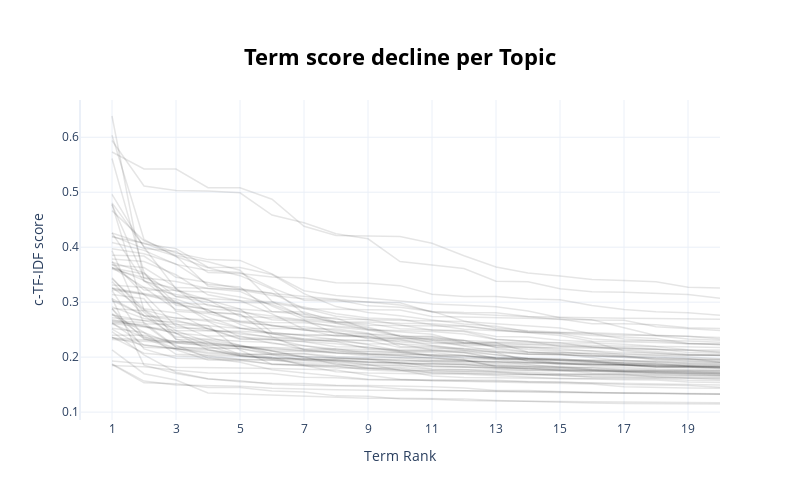

Notebook source saved alongside this figure:
### Code cell
# To visualize the Term score per topic 
rank_vis = topic_model.visualize_term_rank()
rank_vis

### Figure 1 — Plotly figure (JSON) as saved in the notebook; plotly's stock layout.template omitted (floating-point values rounded to 4 significant figures)
{"data": [{"hovertext": "<b>Topic -1</b>:수시_ac_www_정시_kr_히딩크_모집_전형_수능_총장_경쟁", "line": {"color": "black", "width": 1.5}, "mode": "lines+lines", "name": "", "opacity": 0.1, "type": "scatter", "x": [1, 2, 3, 4, 5, 6, 7, 8, 9, 10, 11, 12, 13, 14, 15, 16, 17, 18, 19, 20], "y": [0.1867, 0.1532, 0.1514, 0.1449, 0.1447, 0.1384, 0.1368, 0.1296, 0.1289, 0.1241, 0.1233, 0.1209, 0.1204, 0.12, 0.1191, 0.1182, 0.1179, 0.1179, 0.1173, 0.1171]}, {"hovertext": "<b>Topic 0</b>:20_예비_지정_외국어_탐구_수리_대학생_선교사_과목_신청_번역", "line": {"color": "black", "width": 1.5}, "mode": "lines+lines", "name": "", "opacity": 0.1, "type": "scatter", "x": [1, 2, 3, 4, 5, 6, 7, 8, 9, 10, 11, 12, 13, 14, 15, 16, 17, 18, 19, 20], "y": [0.2132, 0.1699, 0.1584, 0.1347, 0.1329, 0.1309, 0.1281, 0.127, 0.1253, 0.1251, 0.1244, 0.1237, 0.1211, 0.1193, 0.1189, 0.1167, 0.1159, 0.1157, 0.1152, 0.1148]}, {"hovertext": "<b>Topic 1</b>:ai_로봇_백신_인공지능_진화_유전자_유네스코_인간_창조_창업_", "line": {"color": "black", "width": 1.5}, "mode": "lines+lines", "name": "", "opacity": 0.1, "type": "scatter", "x": [1, 2, 3, 4, 5, 6, 7, 8, 9, 10, 11, 12, 13, 14, 15, 16, 17, 18, 19, 20], "y": [0.2628, 0.2219, 0.2151, 0.2125, 0.2029, 0.196, 0.1869, 0.1852, 0.1852, 0.184, 0.1827, 0.1816, 0.1787, 0.176, 0.1751, 0.1747, 0.1732, 0.1731, 0.1721, 0.1705]}, {"hovertext": "<b>Topic 2</b>:30_피지_학과_인원_공학_제외_학부_기증_학년도_특수_마을_선", "line": {"color": "black", "width": 1.5}, "mode": "lines+lines", "name": "", "opacity": 0.1, "type": "scatter", "x": [1, 2, 3, 4, 5, 6, 7, 8, 9, 10, 11, 12, 13, 14, 15, 16, 17, 18, 19, 20], "y": [0.2466, 0.204, 0.1726, 0.1606, 0.1553, 0.1526, 0.1522, 0.1491, 0.1484, 0.1473, 0.146, 0.1437, 0.1395, 0.1391, 0.137, 0.1351, 0.1348, 0.1344, 0.1337, 0.1336]}, {"hovertext": "<b>Topic 3</b>:퀴어_누리_동성애_동성애자_행사_본부_고등학교_시민_회장_연합회", "line": {"color": "black", "width": 1.5}, "mode": "lines+lines", "name": "", "opacity": 0.1, "type": "scatter", "x": [1, 2, 3, 4, 5, 6, 7, 8, 9, 10, 11, 12, 13, 14, 15, 16, 17, 18, 19, 20], "y": [0.2793, 0.2449, 0.2218, 0.1985, 0.1907, 0.1769, 0.1712, 0.1653, 0.16, 0.1591, 0.159, 0.1583, 0.1582, 0.1552, 0.1543, 0.1542, 0.1523, 0.1512, 0.1501, 0.1492]}, {"hovertext": "<b>Topic 4</b>:반영_순위_평판_부친상_비율_이승만_레이저_장례식장_발인_모집_", "line": {"color": "black", "width": 1.5}, "mode": "lines+lines", "name": "", "opacity": 0.1, "type": "scatter", "x": [1, 2, 3, 4, 5, 6, 7, 8, 9, 10, 11, 12, 13, 14, 15, 16, 17, 18, 19, 20], "y": [0.1846, 0.1826, 0.1762, 0.1713, 0.1708, 0.1702, 0.1635, 0.1624, 0.1591, 0.1588, 0.1576, 0.1573, 0.1562, 0.1556, 0.1548, 0.1524, 0.1501, 0.1495, 0.1487, 0.145]}, {"hovertext": "<b>Topic 5</b>:지진_15_옥수수_건물_발생_북구_대피_여진_외벽_진동_오빠_이", "line": {"color": "black", "width": 1.5}, "mode": "lines+lines", "name": "", "opacity": 0.1, "type": "scatter", "x": [1, 2, 3, 4, 5, 6, 7, 8, 9, 10, 11, 12, 13, 14, 15, 16, 17, 18, 19, 20], "y": [0.3065, 0.2754, 0.2671, 0.2517, 0.2328, 0.2321, 0.2286, 0.2242, 0.2175, 0.2119, 0.2118, 0.2074, 0.1979, 0.1943, 0.1868, 0.1864, 0.1863, 0.1824, 0.1812, 0.1795]}, {"hovertext": "<b>Topic 6</b>:지정_건대_통합_10_사정관_선정_도립_옥수수_비례_김여정_디자", "line": {"color": "black", "width": 1.5}, "mode": "lines+lines", "name": "", "opacity": 0.1, "type": "scatter", "x": [1, 2, 3, 4, 5, 6, 7, 8, 9, 10, 11, 12, 13, 14, 15, 16, 17, 18, 19, 20], "y": [0.193, 0.1881, 0.1815, 0.1803, 0.1801, 0.1794, 0.1777, 0.1768, 0.167, 0.16, 0.1572, 0.1559, 0.1544, 0.1527, 0.1522, 0.1511, 0.1462, 0.1448, 0.1438, 0.1436]}, {"hovertext": "<b>Topic 7</b>:통일부_헌법_단군_헌재_민원_학칙_개성_재판_전단_공단_과장_동", "line": {"color": "black", "width": 1.5}, "mode": "lines+lines", "name": "", "opacity": 0.1, "type": "scatter", "x": [1, 2, 3, 4, 5, 6, 7, 8, 9, 10, 11, 12, 13, 14, 15, 16, 17, 18, 19, 20], "y": [0.2356, 0.2223, 0.2155, 0.2067, 0.2035, 0.1987, 0.1972, 0.1965, 0.1964, 0.1885, 0.1875, 0.1872, 0.1805, 0.1795, 0.1759, 0.171, 0.1707, 0.1698, 0.1681, 0.1665]}, {"hovertext": "<b>Topic 8</b>:발인_대회_혐오_재판_한국어_분권_모친상_후보_방송_교포_부문_", "line": {"color": "black", "width": 1.5}, "mode": "lines+lines", "name": "", "opacity": 0.1, "type": "scatter", "x": [1, 2, 3, 4, 5, 6, 7, 8, 9, 10, 11, 12, 13, 14, 15, 16, 17, 18, 19, 20], "y": [0.1877, 0.1565, 0.1493, 0.1484, 0.1469, 0.1433, 0.1416, 0.1407, 0.1397, 0.1395, 0.1392, 0.1388, 0.1373, 0.1358, 0.1355, 0.1353, 0.1353, 0.1348, 0.1332, 0.1326]}, {"hovertext": "<b>Topic 9</b>:미사일_발사_icbm_도발_탄도_slbm_중거리_타격_단거리_잠", "line": {"color": "black", "width": 1.5}, "mode": "lines+lines", "name": "", "opacity": 0.1, "type": "scatter", "x": [1, 2, 3, 4, 5, 6, 7, 8, 9, 10, 11, 12, 13, 14, 15, 16, 17, 18, 19, 20], "y": [0.3731, 0.3533, 0.3102, 0.307, 0.3029, 0.2788, 0.2507, 0.2378, 0.2372, 0.2276, 0.225, 0.2245, 0.2206, 0.2195, 0.2153, 0.2108, 0.2045, 0.2044, 0.2038, 0.2033]}, {"hovertext": "<b>Topic 10</b>:25_블로그_가족_성경_대안_모친상_병원_입국_청년_유해_nl", "line": {"color": "black", "width": 1.5}, "mode": "lines+lines", "name": "", "opacity": 0.1, "type": "scatter", "x": [1, 2, 3, 4, 5, 6, 7, 8, 9, 10, 11, 12, 13, 14, 15, 16, 17, 18, 19, 20], "y": [0.3069, 0.1855, 0.1702, 0.1601, 0.157, 0.1506, 0.149, 0.1477, 0.1467, 0.1424, 0.1397, 0.1387, 0.138, 0.1374, 0.1373, 0.1363, 0.1345, 0.1333, 0.1331, 0.1327]}, {"hovertext": "<b>Topic 11</b>:중국_주석_외교_회담_시진핑_정상_일본_갈등_동맹_방중_사드_", "line": {"color": "black", "width": 1.5}, "mode": "lines+lines", "name": "", "opacity": 0.1, "type": "scatter", "x": [1, 2, 3, 4, 5, 6, 7, 8, 9, 10, 11, 12, 13, 14, 15, 16, 17, 18, 19, 20], "y": [0.3374, 0.2757, 0.2367, 0.2328, 0.2291, 0.2267, 0.2139, 0.208, 0.2052, 0.2043, 0.2039, 0.2031, 0.1988, 0.1971, 0.1888, 0.1866, 0.1858, 0.1854, 0.185, 0.1836]}, {"hovertext": "<b>Topic 12</b>:지소_미아_종료_오바마_안보_전쟁_종전_양국_평화_방위비_레드", "line": {"color": "black", "width": 1.5}, "mode": "lines+lines", "name": "", "opacity": 0.1, "type": "scatter", "x": [1, 2, 3, 4, 5, 6, 7, 8, 9, 10, 11, 12, 13, 14, 15, 16, 17, 18, 19, 20], "y": [0.266, 0.263, 0.2187, 0.2143, 0.2018, 0.1998, 0.1976, 0.1944, 0.1911, 0.1899, 0.1828, 0.1827, 0.1812, 0.1802, 0.1778, 0.1769, 0.1756, 0.1756, 0.1751, 0.1746]}, {"hovertext": "<b>Topic 13</b>:김치_벽돌_코스타_선교_논술_학력_유산균_강연_최저_이스트_학", "line": {"color": "black", "width": 1.5}, "mode": "lines+lines", "name": "", "opacity": 0.1, "type": "scatter", "x": [1, 2, 3, 4, 5, 6, 7, 8, 9, 10, 11, 12, 13, 14, 15, 16, 17, 18, 19, 20], "y": [0.2653, 0.2568, 0.2434, 0.2127, 0.2072, 0.1998, 0.1847, 0.1801, 0.1795, 0.1795, 0.1712, 0.1704, 0.1693, 0.1691, 0.1691, 0.1688, 0.1685, 0.1639, 0.1627, 0.1627]}, {"hovertext": "<b>Topic 14</b>:트럼프_대통령_회담_북미_정상_도널드_친서_감축_미군_바이든_", "line": {"color": "black", "width": 1.5}, "mode": "lines+lines", "name": "", "opacity": 0.1, "type": "scatter", "x": [1, 2, 3, 4, 5, 6, 7, 8, 9, 10, 11, 12, 13, 14, 15, 16, 17, 18, 19, 20], "y": [0.3938, 0.2606, 0.2593, 0.257, 0.2522, 0.2443, 0.24, 0.2388, 0.2388, 0.2323, 0.2212, 0.2155, 0.2148, 0.2086, 0.2077, 0.2075, 0.2062, 0.2034, 0.2006, 0.1969]}, {"hovertext": "<b>Topic 15</b>:28_esg_29_게임_발인_종료_진학_창업_실적_청년_글로벌", "line": {"color": "black", "width": 1.5}, "mode": "lines+lines", "name": "", "opacity": 0.1, "type": "scatter", "x": [1, 2, 3, 4, 5, 6, 7, 8, 9, 10, 11, 12, 13, 14, 15, 16, 17, 18, 19, 20], "y": [0.2715, 0.2665, 0.2642, 0.2575, 0.2129, 0.187, 0.1859, 0.1826, 0.1804, 0.1764, 0.1658, 0.163, 0.1624, 0.1621, 0.1612, 0.1601, 0.159, 0.1582, 0.1549, 0.154]}, {"hovertext": "<b>Topic 16</b>:지진_대피_피해_발생_아파트_여진_택시_건물_흥해읍_주민_북구", "line": {"color": "black", "width": 1.5}, "mode": "lines+lines", "name": "", "opacity": 0.1, "type": "scatter", "x": [1, 2, 3, 4, 5, 6, 7, 8, 9, 10, 11, 12, 13, 14, 15, 16, 17, 18, 19, 20], "y": [0.3263, 0.2864, 0.2485, 0.2471, 0.247, 0.2437, 0.233, 0.2282, 0.2157, 0.2137, 0.2135, 0.209, 0.1983, 0.1967, 0.1966, 0.1934, 0.1899, 0.1891, 0.1836, 0.1833]}, {"hovertext": "<b>Topic 17</b>:남북_비핵화_대북_종전_선언_대화_외교_회담_한반도_안보_방북", "line": {"color": "black", "width": 1.5}, "mode": "lines+lines", "name": "", "opacity": 0.1, "type": "scatter", "x": [1, 2, 3, 4, 5, 6, 7, 8, 9, 10, 11, 12, 13, 14, 15, 16, 17, 18, 19, 20], "y": [0.2511, 0.218, 0.2156, 0.209, 0.2056, 0.2054, 0.2007, 0.1979, 0.1957, 0.1955, 0.191, 0.1892, 0.1867, 0.1844, 0.1828, 0.1787, 0.1786, 0.1765, 0.176, 0.1753]}, {"hovertext": "<b>Topic 18</b>:50_중앙일보_교대_신대_교과_가톨릭_배터리_단계_대원_목포_", "line": {"color": "black", "width": 1.5}, "mode": "lines+lines", "name": "", "opacity": 0.1, "type": "scatter", "x": [1, 2, 3, 4, 5, 6, 7, 8, 9, 10, 11, 12, 13, 14, 15, 16, 17, 18, 19, 20], "y": [0.2363, 0.2071, 0.202, 0.2003, 0.1954, 0.1865, 0.1847, 0.1732, 0.171, 0.1695, 0.1694, 0.1687, 0.1662, 0.1648, 0.1613, 0.161, 0.1606, 0.1606, 0.1581, 0.1577]}, {"hovertext": "<b>Topic 19</b>:21_추천자_특차_23_피지_연극_세기_주제_우수_탐방_학교장", "line": {"color": "black", "width": 1.5}, "mode": "lines+lines", "name": "", "opacity": 0.1, "type": "scatter", "x": [1, 2, 3, 4, 5, 6, 7, 8, 9, 10, 11, 12, 13, 14, 15, 16, 17, 18, 19, 20], "y": [0.3213, 0.234, 0.2134, 0.195, 0.1935, 0.1879, 0.1843, 0.1835, 0.1765, 0.1738, 0.1719, 0.1706, 0.1685, 0.168, 0.1669, 0.1634, 0.1627, 0.162, 0.1616, 0.1591]}, {"hovertext": "<b>Topic 20</b>:19_만점_18_아이_친구_관광_학교장_개신교_개별_특기_비평", "line": {"color": "black", "width": 1.5}, "mode": "lines+lines", "name": "", "opacity": 0.1, "type": "scatter", "x": [1, 2, 3, 4, 5, 6, 7, 8, 9, 10, 11, 12, 13, 14, 15, 16, 17, 18, 19, 20], "y": [0.3141, 0.3064, 0.2322, 0.2314, 0.2216, 0.2118, 0.2005, 0.1867, 0.1819, 0.1813, 0.1774, 0.1771, 0.1758, 0.1754, 0.1749, 0.1748, 0.174, 0.1716, 0.1705, 0.1679]}, {"hovertext": "<b>Topic 21</b>:가산점_점수_사업단_분위_경선_베트남_연료_청소_실리콘밸리_영", "line": {"color": "black", "width": 1.5}, "mode": "lines+lines", "name": "", "opacity": 0.1, "type": "scatter", "x": [1, 2, 3, 4, 5, 6, 7, 8, 9, 10, 11, 12, 13, 14, 15, 16, 17, 18, 19, 20], "y": [0.2319, 0.2287, 0.2243, 0.2215, 0.2187, 0.2137, 0.2125, 0.2074, 0.2024, 0.1989, 0.1989, 0.1949, 0.1827, 0.1786, 0.1767, 0.1757, 0.173, 0.1712, 0.1705, 0.1705]}, {"hovertext": "<b>Topic 22</b>:10_태권_화학_12_판결_병역_파트_동성_사법_소수자_웃음_", "line": {"color": "black", "width": 1.5}, "mode": "lines+lines", "name": "", "opacity": 0.1, "type": "scatter", "x": [1, 2, 3, 4, 5, 6, 7, 8, 9, 10, 11, 12, 13, 14, 15, 16, 17, 18, 19, 20], "y": [0.288, 0.2327, 0.2261, 0.2204, 0.203, 0.1978, 0.1958, 0.1946, 0.1925, 0.1901, 0.1882, 0.1859, 0.1839, 0.183, 0.1822, 0.1816, 0.1813, 0.1783, 0.1778, 0.1766]}, {"hovertext": "<b>Topic 23</b>:미군_주한_지소_미아_종료_제재_외교_부시_대북_압박_오바마_", "line": {"color": "black", "width": 1.5}, "mode": "lines+lines", "name": "", "opacity": 0.1, "type": "scatter", "x": [1, 2, 3, 4, 5, 6, 7, 8, 9, 10, 11, 12, 13, 14, 15, 16, 17, 18, 19, 20], "y": [0.2397, 0.2396, 0.2279, 0.2253, 0.2193, 0.2173, 0.2159, 0.2155, 0.2067, 0.2057, 0.2048, 0.2031, 0.1955, 0.1897, 0.1876, 0.1864, 0.1856, 0.1818, 0.1817, 0.1817]}, {"hovertext": "<b>Topic 24</b>:교대_일괄_합산_적정_보직_공연_확정_인문_사립_편입_캠프_외", "line": {"color": "black", "width": 1.5}, "mode": "lines+lines", "name": "", "opacity": 0.1, "type": "scatter", "x": [1, 2, 3, 4, 5, 6, 7, 8, 9, 10, 11, 12, 13, 14, 15, 16, 17, 18, 19, 20], "y": [0.2348, 0.2311, 0.2279, 0.2253, 0.2206, 0.211, 0.1987, 0.1926, 0.1902, 0.188, 0.1875, 0.1859, 0.1836, 0.1827, 0.1796, 0.177, 0.1749, 0.1746, 0.174, 0.1715]}, {"hovertext": "<b>Topic 25</b>:회담_대화_정상_협정_안보_외교_협상_회의_평화_고위급_한반도", "line": {"color": "black", "width": 1.5}, "mode": "lines+lines", "name": "", "opacity": 0.1, "type": "scatter", "x": [1, 2, 3, 4, 5, 6, 7, 8, 9, 10, 11, 12, 13, 14, 15, 16, 17, 18, 19, 20], "y": [0.2685, 0.2557, 0.2479, 0.2274, 0.205, 0.2049, 0.2013, 0.1993, 0.1967, 0.1932, 0.1921, 0.1918, 0.1912, 0.1912, 0.1904, 0.1902, 0.1897, 0.1885, 0.1882, 0.1867]}, {"hovertext": "<b>Topic 26</b>:예수_지옥_하나님_동성애_교리_사랑_성경_진리_영원_구원_세상", "line": {"color": "black", "width": 1.5}, "mode": "lines+lines", "name": "", "opacity": 0.1, "type": "scatter", "x": [1, 2, 3, 4, 5, 6, 7, 8, 9, 10, 11, 12, 13, 14, 15, 16, 17, 18, 19, 20], "y": [0.3786, 0.3738, 0.3499, 0.3135, 0.3026, 0.3006, 0.2913, 0.279, 0.2712, 0.2689, 0.2589, 0.2508, 0.2479, 0.2448, 0.2426, 0.2328, 0.2299, 0.2297, 0.2244, 0.2244]}, {"hovertext": "<b>Topic 27</b>:발인_12_부친상_병원_세브_충원_란스_모친상_기부_성탄_등록", "line": {"color": "black", "width": 1.5}, "mode": "lines+lines", "name": "", "opacity": 0.1, "type": "scatter", "x": [1, 2, 3, 4, 5, 6, 7, 8, 9, 10, 11, 12, 13, 14, 15, 16, 17, 18, 19, 20], "y": [0.3243, 0.3143, 0.3021, 0.2663, 0.2525, 0.2525, 0.2521, 0.2511, 0.2439, 0.2194, 0.2188, 0.2122, 0.2042, 0.1977, 0.1954, 0.1943, 0.1943, 0.1909, 0.1898, 0.1898]}, {"hovertext": "<b>Topic 28</b>:유엔사_17_출장_작전_사령관_교사_인성_일보_전력_증원_사정", "line": {"color": "black", "width": 1.5}, "mode": "lines+lines", "name": "", "opacity": 0.1, "type": "scatter", "x": [1, 2, 3, 4, 5, 6, 7, 8, 9, 10, 11, 12, 13, 14, 15, 16, 17, 18, 19, 20], "y": [0.2915, 0.2703, 0.261, 0.2365, 0.2216, 0.2064, 0.2058, 0.1983, 0.1965, 0.1938, 0.1936, 0.1934, 0.1922, 0.1869, 0.181, 0.1765, 0.1737, 0.1712, 0.1705, 0.1696]}, {"hovertext": "<b>Topic 29</b>:00_특강_전지_송도_명회_박람회_진로_단지_유실_진학_디지털", "line": {"color": "black", "width": 1.5}, "mode": "lines+lines", "name": "", "opacity": 0.1, "type": "scatter", "x": [1, 2, 3, 4, 5, 6, 7, 8, 9, 10, 11, 12, 13, 14, 15, 16, 17, 18, 19, 20], "y": [0.478, 0.2858, 0.2706, 0.2679, 0.2648, 0.2577, 0.249, 0.2459, 0.2334, 0.2332, 0.2314, 0.2211, 0.2206, 0.2141, 0.2101, 0.2045, 0.2017, 0.2007, 0.1974, 0.1905]}, {"hovertext": "<b>Topic 30</b>:70_지수_보험_동맹_조약_미군_시행령_생명_분단_지속_기지_", "line": {"color": "black", "width": 1.5}, "mode": "lines+lines", "name": "", "opacity": 0.1, "type": "scatter", "x": [1, 2, 3, 4, 5, 6, 7, 8, 9, 10, 11, 12, 13, 14, 15, 16, 17, 18, 19, 20], "y": [0.3032, 0.2753, 0.2717, 0.2651, 0.2368, 0.2331, 0.2207, 0.212, 0.2047, 0.2028, 0.197, 0.1949, 0.1837, 0.182, 0.1806, 0.1805, 0.1768, 0.1748, 0.1735, 0.1734]}, {"hovertext": "<b>Topic 31</b>:재판관_법관_분과_헌법_만점_기도회_취업_등록금_재판소_지표_", "line": {"color": "black", "width": 1.5}, "mode": "lines+lines", "name": "", "opacity": 0.1, "type": "scatter", "x": [1, 2, 3, 4, 5, 6, 7, 8, 9, 10, 11, 12, 13, 14, 15, 16, 17, 18, 19, 20], "y": [0.2882, 0.2149, 0.1979, 0.196, 0.1951, 0.1945, 0.1897, 0.1889, 0.1796, 0.1765, 0.1755, 0.1744, 0.1723, 0.1682, 0.1682, 0.1672, 0.167, 0.1662, 0.1661, 0.165]}, {"hovertext": "<b>Topic 32</b>:인터넷_11_투스_지수_부문_300_자동차_삼성전자_10_모금", "line": {"color": "black", "width": 1.5}, "mode": "lines+lines", "name": "", "opacity": 0.1, "type": "scatter", "x": [1, 2, 3, 4, 5, 6, 7, 8, 9, 10, 11, 12, 13, 14, 15, 16, 17, 18, 19, 20], "y": [0.3622, 0.3512, 0.2977, 0.286, 0.2596, 0.242, 0.2412, 0.2401, 0.2372, 0.2241, 0.2128, 0.2118, 0.2084, 0.1926, 0.1893, 0.1843, 0.1842, 0.1822, 0.1821, 0.1793]}, {"hovertext": "<b>Topic 33</b>:트럼프_보좌관_북미_행정부_판문점_정상_회담_국무_바이든_대통", "line": {"color": "black", "width": 1.5}, "mode": "lines+lines", "name": "", "opacity": 0.1, "type": "scatter", "x": [1, 2, 3, 4, 5, 6, 7, 8, 9, 10, 11, 12, 13, 14, 15, 16, 17, 18, 19, 20], "y": [0.3256, 0.316, 0.3056, 0.2855, 0.2631, 0.258, 0.2493, 0.2444, 0.2347, 0.2346, 0.2331, 0.2248, 0.2238, 0.2227, 0.2203, 0.2189, 0.213, 0.2104, 0.2054, 0.2028]}, {"hovertext": "<b>Topic 34</b>:동포_100_식당_사정관_의혹_임금_검찰_여사_입학_의료_수사", "line": {"color": "black", "width": 1.5}, "mode": "lines+lines", "name": "", "opacity": 0.1, "type": "scatter", "x": [1, 2, 3, 4, 5, 6, 7, 8, 9, 10, 11, 12, 13, 14, 15, 16, 17, 18, 19, 20], "y": [0.2629, 0.2594, 0.218, 0.216, 0.2157, 0.2039, 0.1944, 0.1909, 0.1864, 0.1856, 0.1786, 0.1775, 0.1741, 0.1708, 0.166, 0.1649, 0.1646, 0.1639, 0.1616, 0.1614]}, {"hovertext": "<b>Topic 35</b>:남북_대남_nll_관계_한반도_북한_대북_담화_군사_제재_방역", "line": {"color": "black", "width": 1.5}, "mode": "lines+lines", "name": "", "opacity": 0.1, "type": "scatter", "x": [1, 2, 3, 4, 5, 6, 7, 8, 9, 10, 11, 12, 13, 14, 15, 16, 17, 18, 19, 20], "y": [0.2608, 0.2356, 0.2287, 0.2281, 0.2189, 0.2114, 0.2104, 0.2075, 0.2064, 0.2031, 0.1989, 0.1942, 0.1895, 0.1889, 0.1888, 0.188, 0.1865, 0.1849, 0.1844, 0.1817]}, {"hovertext": "<b>Topic 36</b>:바이오_지능_인공_인공지능_레이저_포스_유산균_벨트_ai_노조", "line": {"color": "black", "width": 1.5}, "mode": "lines+lines", "name": "", "opacity": 0.1, "type": "scatter", "x": [1, 2, 3, 4, 5, 6, 7, 8, 9, 10, 11, 12, 13, 14, 15, 16, 17, 18, 19, 20], "y": [0.3007, 0.2995, 0.2991, 0.2959, 0.2822, 0.2747, 0.2675, 0.2424, 0.242, 0.235, 0.2343, 0.2306, 0.2179, 0.2177, 0.2177, 0.216, 0.2153, 0.2147, 0.2129, 0.2087]}, {"hovertext": "<b>Topic 37</b>:검찰_수사_사법_금법_권위_행정_법원_법무부_조례_대법원_차별", "line": {"color": "black", "width": 1.5}, "mode": "lines+lines", "name": "", "opacity": 0.1, "type": "scatter", "x": [1, 2, 3, 4, 5, 6, 7, 8, 9, 10, 11, 12, 13, 14, 15, 16, 17, 18, 19, 20], "y": [0.3736, 0.3132, 0.2995, 0.2727, 0.2529, 0.2424, 0.2306, 0.2305, 0.2303, 0.2297, 0.2287, 0.2194, 0.2113, 0.206, 0.205, 0.2022, 0.2001, 0.1979, 0.197, 0.1943]}, {"hovertext": "<b>Topic 38</b>:영화_상영_코드_영화제_dna_영상_지지_소수자_소설_문장_제", "line": {"color": "black", "width": 1.5}, "mode": "lines+lines", "name": "", "opacity": 0.1, "type": "scatter", "x": [1, 2, 3, 4, 5, 6, 7, 8, 9, 10, 11, 12, 13, 14, 15, 16, 17, 18, 19, 20], "y": [0.6038, 0.4141, 0.383, 0.3626, 0.3482, 0.3237, 0.2792, 0.2691, 0.2687, 0.2591, 0.2489, 0.2467, 0.2326, 0.2283, 0.2263, 0.218, 0.216, 0.2147, 0.2117, 0.2105]}, {"hovertext": "<b>Topic 39</b>:80_대안_실업_전형_세계관_출신_카페_선진_진학_입시_하대_", "line": {"color": "black", "width": 1.5}, "mode": "lines+lines", "name": "", "opacity": 0.1, "type": "scatter", "x": [1, 2, 3, 4, 5, 6, 7, 8, 9, 10, 11, 12, 13, 14, 15, 16, 17, 18, 19, 20], "y": [0.2778, 0.2375, 0.2156, 0.2023, 0.1963, 0.1944, 0.1935, 0.1931, 0.1866, 0.1761, 0.1749, 0.1748, 0.1728, 0.1726, 0.1697, 0.1693, 0.1681, 0.1675, 0.1671, 0.1665]}, {"hovertext": "<b>Topic 40</b>:원자력_법률가_동해안_13_원전_클러스터_용서_기도회_지부_저", "line": {"color": "black", "width": 1.5}, "mode": "lines+lines", "name": "", "opacity": 0.1, "type": "scatter", "x": [1, 2, 3, 4, 5, 6, 7, 8, 9, 10, 11, 12, 13, 14, 15, 16, 17, 18, 19, 20], "y": [0.3629, 0.3271, 0.3139, 0.3039, 0.2879, 0.245, 0.2387, 0.232, 0.2303, 0.2173, 0.216, 0.2155, 0.2085, 0.2053, 0.2041, 0.203, 0.1994, 0.1961, 0.1935, 0.1914]}, {"hovertext": "<b>Topic 41</b>:채플_발인_소수자_공론_병원_외대_불안_강연회_비율_강좌_작품", "line": {"color": "black", "width": 1.5}, "mode": "lines+lines", "name": "", "opacity": 0.1, "type": "scatter", "x": [1, 2, 3, 4, 5, 6, 7, 8, 9, 10, 11, 12, 13, 14, 15, 16, 17, 18, 19, 20], "y": [0.2526, 0.2448, 0.2051, 0.2039, 0.2017, 0.1975, 0.1955, 0.1952, 0.1904, 0.1897, 0.1848, 0.1827, 0.181, 0.1783, 0.1769, 0.1757, 0.1751, 0.1733, 0.1721, 0.1718]}, {"hovertext": "<b>Topic 42</b>:사무_처장_초교_사무총장_국장_교사_대표_노조_변호사_상임_참", "line": {"color": "black", "width": 1.5}, "mode": "lines+lines", "name": "", "opacity": 0.1, "type": "scatter", "x": [1, 2, 3, 4, 5, 6, 7, 8, 9, 10, 11, 12, 13, 14, 15, 16, 17, 18, 19, 20], "y": [0.4776, 0.3446, 0.3204, 0.3185, 0.3096, 0.2957, 0.2745, 0.264, 0.2614, 0.2517, 0.2497, 0.2482, 0.2376, 0.2367, 0.2307, 0.2276, 0.2112, 0.2073, 0.2041, 0.204]}, {"hovertext": "<b>Topic 43</b>:26_입국_특보_대담_투스_벨트_울릉군_베트남_여행_ccc_울", "line": {"color": "black", "width": 1.5}, "mode": "lines+lines", "name": "", "opacity": 0.1, "type": "scatter", "x": [1, 2, 3, 4, 5, 6, 7, 8, 9, 10, 11, 12, 13, 14, 15, 16, 17, 18, 19, 20], "y": [0.3424, 0.2881, 0.2804, 0.251, 0.2421, 0.2366, 0.2332, 0.2324, 0.2226, 0.2118, 0.2106, 0.209, 0.2044, 0.1975, 0.1949, 0.1935, 0.1931, 0.1921, 0.1883, 0.1881]}, {"hovertext": "<b>Topic 44</b>:무급_휴직_전단_반환_방미_기지_공공_인상_근로자_대북_입국_", "line": {"color": "black", "width": 1.5}, "mode": "lines+lines", "name": "", "opacity": 0.1, "type": "scatter", "x": [1, 2, 3, 4, 5, 6, 7, 8, 9, 10, 11, 12, 13, 14, 15, 16, 17, 18, 19, 20], "y": [0.261, 0.2547, 0.2441, 0.2386, 0.2383, 0.225, 0.2209, 0.2148, 0.2138, 0.2116, 0.2023, 0.1972, 0.1957, 0.1956, 0.1935, 0.1909, 0.1859, 0.1831, 0.1826, 0.1821]}, {"hovertext": "<b>Topic 45</b>:구절_200_시국_상자_명회_조국_사범_실용_인문_400_캠페", "line": {"color": "black", "width": 1.5}, "mode": "lines+lines", "name": "", "opacity": 0.1, "type": "scatter", "x": [1, 2, 3, 4, 5, 6, 7, 8, 9, 10, 11, 12, 13, 14, 15, 16, 17, 18, 19, 20], "y": [0.2887, 0.2845, 0.2433, 0.2225, 0.2193, 0.2165, 0.2111, 0.2103, 0.2096, 0.209, 0.2016, 0.2013, 0.1997, 0.1988, 0.1967, 0.1927, 0.186, 0.1832, 0.1831, 0.1812]}, {"hovertext": "<b>Topic 46</b>:샘플_광고_변증_스타_포스코_데이터_학습_선교사_모델_일상_제", "line": {"color": "black", "width": 1.5}, "mode": "lines+lines", "name": "", "opacity": 0.1, "type": "scatter", "x": [1, 2, 3, 4, 5, 6, 7, 8, 9, 10, 11, 12, 13, 14, 15, 16, 17, 18, 19, 20], "y": [0.4962, 0.3998, 0.3241, 0.282, 0.2784, 0.2373, 0.2134, 0.2134, 0.211, 0.2083, 0.2038, 0.1988, 0.1976, 0.1971, 0.195, 0.1911, 0.1885, 0.187, 0.1842, 0.1829]}, {"hovertext": "<b>Topic 47</b>:신대_충남_교대_원대_가톨릭_목포_여대_외대_주대_남대_단국_", "line": {"color": "black", "width": 1.5}, "mode": "lines+lines", "name": "", "opacity": 0.1, "type": "scatter", "x": [1, 2, 3, 4, 5, 6, 7, 8, 9, 10, 11, 12, 13, 14, 15, 16, 17, 18, 19, 20], "y": [0.3674, 0.3629, 0.3267, 0.3258, 0.3237, 0.316, 0.3107, 0.3055, 0.3, 0.295, 0.2832, 0.2812, 0.2807, 0.2742, 0.2725, 0.271, 0.2706, 0.2703, 0.2691, 0.2688]}, {"hovertext": "<b>Topic 48</b>:24_폭파_기숙사_에너지_폐기_옥수수_행복_제어_스마트_상임_", "line": {"color": "black", "width": 1.5}, "mode": "lines+lines", "name": "", "opacity": 0.1, "type": "scatter", "x": [1, 2, 3, 4, 5, 6, 7, 8, 9, 10, 11, 12, 13, 14, 15, 16, 17, 18, 19, 20], "y": [0.3224, 0.3139, 0.2561, 0.2484, 0.2446, 0.2353, 0.2313, 0.2288, 0.2242, 0.224, 0.2208, 0.2139, 0.2099, 0.2053, 0.2052, 0.1994, 0.1932, 0.1931, 0.1925, 0.1908]}, {"hovertext": "<b>Topic 49</b>:23_주주_교차_법조_베트남_에너지_인공_분과_코로나_경력_임", "line": {"color": "black", "width": 1.5}, "mode": "lines+lines", "name": "", "opacity": 0.1, "type": "scatter", "x": [1, 2, 3, 4, 5, 6, 7, 8, 9, 10, 11, 12, 13, 14, 15, 16, 17, 18, 19, 20], "y": [0.2768, 0.2664, 0.253, 0.2526, 0.2338, 0.2318, 0.2281, 0.2188, 0.2187, 0.2092, 0.2083, 0.2026, 0.1973, 0.1946, 0.1944, 0.1926, 0.1887, 0.1865, 0.1863, 0.1851]}, {"hovertext": "<b>Topic 50</b>:sw_커닝_서해_유공자_직원_지열_정밀_100_익명_자격증_프", "line": {"color": "black", "width": 1.5}, "mode": "lines+lines", "name": "", "opacity": 0.1, "type": "scatter", "x": [1, 2, 3, 4, 5, 6, 7, 8, 9, 10, 11, 12, 13, 14, 15, 16, 17, 18, 19, 20], "y": [0.3444, 0.2816, 0.233, 0.2179, 0.2155, 0.2065, 0.2065, 0.2011, 0.1994, 0.1989, 0.1943, 0.1929, 0.1909, 0.1892, 0.189, 0.1879, 0.1858, 0.1847, 0.1834, 0.1807]}, {"hovertext": "<b>Topic 51</b>:지수_부문_자궁_명성_증권_지속_공기업_사회학_점수_상승_기도", "line": {"color": "black", "width": 1.5}, "mode": "lines+lines", "name": "", "opacity": 0.1, "type": "scatter", "x": [1, 2, 3, 4, 5, 6, 7, 8, 9, 10, 11, 12, 13, 14, 15, 16, 17, 18, 19, 20], "y": [0.4807, 0.4011, 0.3839, 0.3292, 0.322, 0.3123, 0.3064, 0.3046, 0.2933, 0.2909, 0.2832, 0.2656, 0.2531, 0.248, 0.2451, 0.2444, 0.242, 0.2391, 0.2332, 0.2307]}, {"hovertext": "<b>Topic 52</b>:자전거_종로_가격_도로_전지_광역_주택_노인_2020_기숙사_", "line": {"color": "black", "width": 1.5}, "mode": "lines+lines", "name": "", "opacity": 0.1, "type": "scatter", "x": [1, 2, 3, 4, 5, 6, 7, 8, 9, 10, 11, 12, 13, 14, 15, 16, 17, 18, 19, 20], "y": [0.5615, 0.3546, 0.2834, 0.2794, 0.2659, 0.2628, 0.2626, 0.2561, 0.2526, 0.2378, 0.2265, 0.2263, 0.2262, 0.2092, 0.2055, 0.2018, 0.2016, 0.1986, 0.1971, 0.1961]}, {"hovertext": "<b>Topic 53</b>:사정관_27_진로_독립운동_파크_입학_컨설팅_사학_정치범_진학", "line": {"color": "black", "width": 1.5}, "mode": "lines+lines", "name": "", "opacity": 0.1, "type": "scatter", "x": [1, 2, 3, 4, 5, 6, 7, 8, 9, 10, 11, 12, 13, 14, 15, 16, 17, 18, 19, 20], "y": [0.3311, 0.3266, 0.2866, 0.2817, 0.277, 0.2566, 0.2553, 0.2484, 0.2423, 0.2399, 0.2311, 0.2299, 0.2176, 0.2094, 0.2073, 0.2067, 0.202, 0.1953, 0.1951, 0.1947]}, {"hovertext": "<b>Topic 54</b>:고양이_길고양이_이승만_동물_tv_학대_박정희_마리_전쟁_경찰", "line": {"color": "black", "width": 1.5}, "mode": "lines+lines", "name": "", "opacity": 0.1, "type": "scatter", "x": [1, 2, 3, 4, 5, 6, 7, 8, 9, 10, 11, 12, 13, 14, 15, 16, 17, 18, 19, 20], "y": [0.4258, 0.4064, 0.3974, 0.3635, 0.3629, 0.3502, 0.3156, 0.292, 0.2813, 0.2752, 0.2674, 0.2605, 0.2564, 0.2467, 0.2437, 0.2393, 0.2369, 0.2341, 0.2254, 0.2227]}, {"hovertext": "<b>Topic 55</b>:커닝_레이저_국적_판결_추방_판사_스쿨_양심_자질_사법부_용어", "line": {"color": "black", "width": 1.5}, "mode": "lines+lines", "name": "", "opacity": 0.1, "type": "scatter", "x": [1, 2, 3, 4, 5, 6, 7, 8, 9, 10, 11, 12, 13, 14, 15, 16, 17, 18, 19, 20], "y": [0.3971, 0.388, 0.3695, 0.3322, 0.3276, 0.2826, 0.2781, 0.2618, 0.25, 0.2486, 0.2466, 0.242, 0.2322, 0.2288, 0.2196, 0.2185, 0.2177, 0.2146, 0.2084, 0.2072]}, {"hovertext": "<b>Topic 56</b>:14_차세대_세대_경연_어린이_복음_스타_발굴_그룹_다음_비중", "line": {"color": "black", "width": 1.5}, "mode": "lines+lines", "name": "", "opacity": 0.1, "type": "scatter", "x": [1, 2, 3, 4, 5, 6, 7, 8, 9, 10, 11, 12, 13, 14, 15, 16, 17, 18, 19, 20], "y": [0.426, 0.3378, 0.3249, 0.2937, 0.2875, 0.2833, 0.2824, 0.2641, 0.2582, 0.2577, 0.2562, 0.2562, 0.2495, 0.2441, 0.2394, 0.2287, 0.2278, 0.2269, 0.2243, 0.2229]}, {"hovertext": "<b>Topic 57</b>:인성_적성_면접_독자_구술_계열_추천자_전공_특기_인문_기준_", "line": {"color": "black", "width": 1.5}, "mode": "lines+lines", "name": "", "opacity": 0.1, "type": "scatter", "x": [1, 2, 3, 4, 5, 6, 7, 8, 9, 10, 11, 12, 13, 14, 15, 16, 17, 18, 19, 20], "y": [0.3698, 0.322, 0.3218, 0.3041, 0.2739, 0.2716, 0.2665, 0.2615, 0.2548, 0.2383, 0.2382, 0.2303, 0.2276, 0.226, 0.2258, 0.2256, 0.2233, 0.2196, 0.2179, 0.2176]}, {"hovertext": "<b>Topic 58</b>:법정_구속_혐의_후보_징역_조국_장관_법무부_주미_선고_전용_", "line": {"color": "black", "width": 1.5}, "mode": "lines+lines", "name": "", "opacity": 0.1, "type": "scatter", "x": [1, 2, 3, 4, 5, 6, 7, 8, 9, 10, 11, 12, 13, 14, 15, 16, 17, 18, 19, 20], "y": [0.4086, 0.3943, 0.3688, 0.3575, 0.354, 0.3261, 0.3035, 0.3019, 0.3015, 0.299, 0.2817, 0.2789, 0.2765, 0.2735, 0.2684, 0.2679, 0.2534, 0.2395, 0.2379, 0.2331]}, {"hovertext": "<b>Topic 59</b>:sma_무급_분담금_방위비_휴직_타결_근로자_미군_주한_분담_", "line": {"color": "black", "width": 1.5}, "mode": "lines+lines", "name": "", "opacity": 0.1, "type": "scatter", "x": [1, 2, 3, 4, 5, 6, 7, 8, 9, 10, 11, 12, 13, 14, 15, 16, 17, 18, 19, 20], "y": [0.5942, 0.5113, 0.5031, 0.5024, 0.499, 0.4585, 0.4445, 0.4245, 0.4153, 0.374, 0.3676, 0.3612, 0.338, 0.3371, 0.3243, 0.3191, 0.3179, 0.3163, 0.3141, 0.3069]}, {"hovertext": "<b>Topic 60</b>:인상_구매_방위비_파병_정당_분담금_통과_법안_투표_13_행정", "line": {"color": "black", "width": 1.5}, "mode": "lines+lines", "name": "", "opacity": 0.1, "type": "scatter", "x": [1, 2, 3, 4, 5, 6, 7, 8, 9, 10, 11, 12, 13, 14, 15, 16, 17, 18, 19, 20], "y": [0.3852, 0.3838, 0.3451, 0.3357, 0.3246, 0.3161, 0.288, 0.2877, 0.2862, 0.2857, 0.2739, 0.2732, 0.2718, 0.2693, 0.2692, 0.2607, 0.2607, 0.2589, 0.2534, 0.2523]}, {"hovertext": "<b>Topic 61</b>:총장_신학_학번_61_59_사모_순환_출신_설립자_하원_신대_", "line": {"color": "black", "width": 1.5}, "mode": "lines+lines", "name": "", "opacity": 0.1, "type": "scatter", "x": [1, 2, 3, 4, 5, 6, 7, 8, 9, 10, 11, 12, 13, 14, 15, 16, 17, 18, 19, 20], "y": [0.4206, 0.3974, 0.3928, 0.3538, 0.3522, 0.3459, 0.3444, 0.3351, 0.3343, 0.3301, 0.3144, 0.3105, 0.3102, 0.3059, 0.3043, 0.294, 0.2869, 0.2824, 0.2808, 0.2761]}, {"hovertext": "<b>Topic 62</b>:검정고시_주식_전년_학년도_학업_우울증_연습_중단_용역_하우스", "line": {"color": "black", "width": 1.5}, "mode": "lines+lines", "name": "", "opacity": 0.1, "type": "scatter", "x": [1, 2, 3, 4, 5, 6, 7, 8, 9, 10, 11, 12, 13, 14, 15, 16, 17, 18, 19, 20], "y": [0.4666, 0.4118, 0.3896, 0.3774, 0.376, 0.3516, 0.3208, 0.3122, 0.3075, 0.3015, 0.2965, 0.2944, 0.2916, 0.2838, 0.2718, 0.2676, 0.2671, 0.2553, 0.252, 0.2486]}, {"hovertext": "<b>Topic 63</b>:지선_전신_사고_모교_화상_이지선_55_치료_운전자_수술_재활", "line": {"color": "black", "width": 1.5}, "mode": "lines+lines", "name": "", "opacity": 0.1, "type": "scatter", "x": [1, 2, 3, 4, 5, 6, 7, 8, 9, 10, 11, 12, 13, 14, 15, 16, 17, 18, 19, 20], "y": [0.5733, 0.5423, 0.5422, 0.5082, 0.508, 0.4872, 0.438, 0.4213, 0.4206, 0.4195, 0.4073, 0.3845, 0.364, 0.3529, 0.3474, 0.3413, 0.3395, 0.337, 0.3273, 0.3257]}, {"hovertext": "<b>Topic 64</b>:사학_석사_학사_31_역임_도박_친서_박사_역사_학회_포스코_", "line": {"color": "black", "width": 1.5}, "mode": "lines+lines", "name": "", "opacity": 0.1, "type": "scatter", "x": [1, 2, 3, 4, 5, 6, 7, 8, 9, 10, 11, 12, 13, 14, 15, 16, 17, 18, 19, 20], "y": [0.4185, 0.4077, 0.3855, 0.3734, 0.3582, 0.3016, 0.2725, 0.2713, 0.2502, 0.2458, 0.2416, 0.2266, 0.2262, 0.2239, 0.2228, 0.2215, 0.2192, 0.219, 0.2136, 0.2129]}, {"hovertext": "<b>Topic 65</b>:통치_중립_주립_주임_일자리_편입_글로벌_가스_도청_도시_동성", "line": {"color": "black", "width": 1.5}, "mode": "lines+lines", "name": "", "opacity": 0.1, "type": "scatter", "x": [1, 2, 3, 4, 5, 6, 7, 8, 9, 10, 11, 12, 13, 14, 15, 16, 17, 18, 19, 20], "y": [0.3602, 0.3444, 0.3374, 0.3249, 0.3195, 0.2931, 0.2692, 0.2645, 0.2639, 0.2614, 0.2609, 0.257, 0.2505, 0.2451, 0.2447, 0.2429, 0.2401, 0.24, 0.2375, 0.2356]}, {"hovertext": "<b>Topic 66</b>:대학교_내진_합격자_서명_75_시국_등록금_반값_지진_등록_사", "line": {"color": "black", "width": 1.5}, "mode": "lines+lines", "name": "", "opacity": 0.1, "type": "scatter", "x": [1, 2, 3, 4, 5, 6, 7, 8, 9, 10, 11, 12, 13, 14, 15, 16, 17, 18, 19, 20], "y": [0.6387, 0.3391, 0.2945, 0.2876, 0.2842, 0.2681, 0.2652, 0.2543, 0.2495, 0.2375, 0.2365, 0.2264, 0.2222, 0.2169, 0.2124, 0.2118, 0.2087, 0.207, 0.2037, 0.2034]}, {"hovertext": "<b>Topic 67</b>:싱가포르_하노이_실무_협상_영변_선언_국무_회담_종전_판문점_", "line": {"color": "black", "width": 1.5}, "mode": "lines+lines", "name": "", "opacity": 0.1, "type": "scatter", "x": [1, 2, 3, 4, 5, 6, 7, 8, 9, 10, 11, 12, 13, 14, 15, 16, 17, 18, 19, 20], "y": [0.3634, 0.3397, 0.3101, 0.3, 0.2995, 0.2985, 0.289, 0.2744, 0.2682, 0.2671, 0.2649, 0.2648, 0.2606, 0.2566, 0.2529, 0.2427, 0.233, 0.2301, 0.2295, 0.2273]}], "layout": {"height": 500, "hoverlabel": {"bgcolor": "white", "font": {"family": "Rockwell", "size": 16}}, "showlegend": false, "title": {"font": {"color": "Black", "size": 22}, "text": "<b>Term score decline per Topic</b>", "x": 0.5, "xanchor": "center", "y": 0.9, "yanchor": "top"}, "width": 800, "xaxis": {"dtick": 2, "range": [0, 20], "tick0": 1, "title": {"text": "Term Rank"}}, "yaxis": {"title": {"text": "c-TF-IDF score"}}}}
